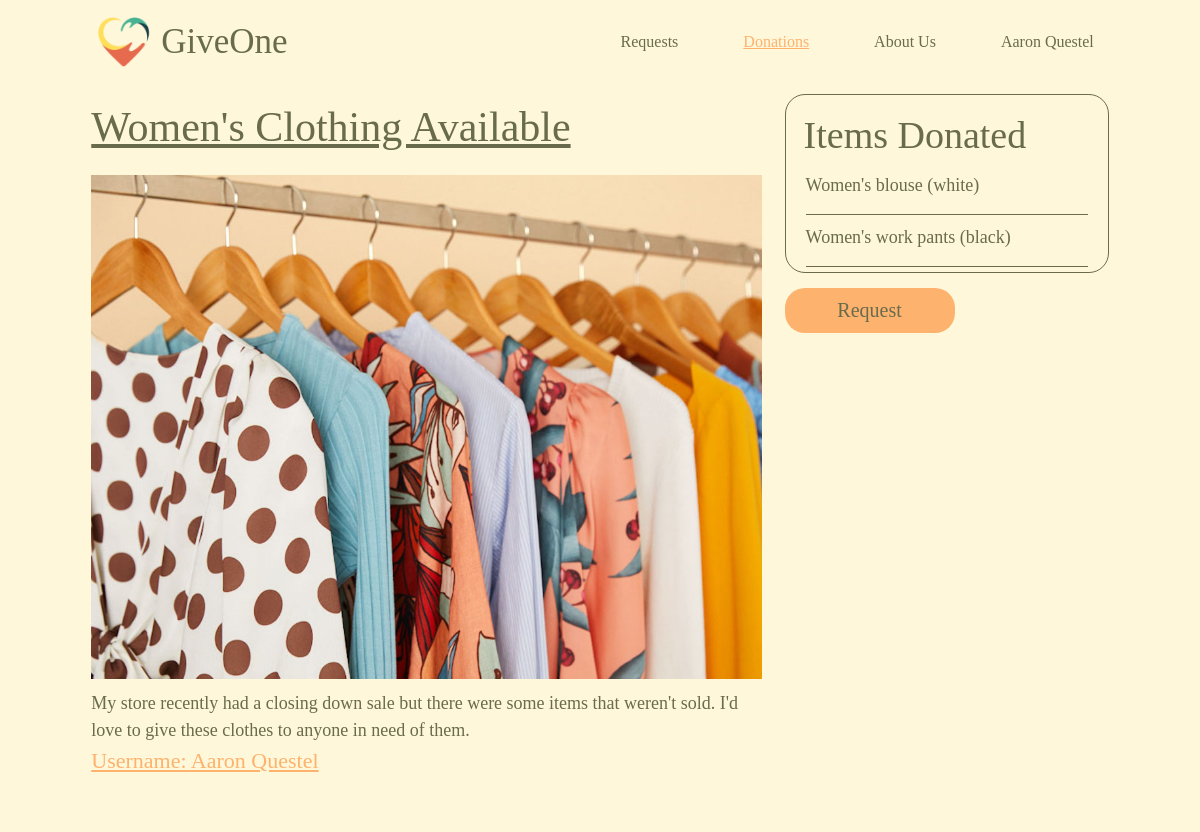
Page /donation_page/2 (signed in) on the committed database.
### models.py (models this page shows, shortened)
class User(UserMixin, db.Model):
    id = db.Column(db.Integer, primary_key=True)
    username = db.Column(db.String(80), unique=True, nullable=False)
    email = db.Column(db.String(120), unique=True, nullable=False)
    password = db.Column(db.String(120), nullable=False)
    requests = db.relationship('Requests', backref='user', lazy=True, cascade="all, delete-orphan")     #get all requests by user
    donations = db.relationship('Donations', backref='user', lazy=True, cascade="all, delete-orphan")   #get all donations for user
    uploads = db.relationship('Upload', backref='user', lazy=True, cascade="all, delete-orphan")

class Donations(db.Model):
    donid = db.Column(db.Integer, primary_key=True)
    title = db.Column(db.String(180), nullable=False)
    body = db.Column(db.String(1000), nullable=False)
    don_items = db.Column(db.String(2000), nullable=False)
    directions = db.Column(db.String(1000), nullable=False)
    note = db.Column(db.String(1000), nullable=False)
    userid  = db.Column(db.Integer, db.ForeignKey('user.id'), nullable=False)
    requested = db.Column(db.Boolean, default=False)
    requestor_username = db.Column(db.String(180), nullable=False, default="")
    requestor_email =  db.Column(db.String(180), nullable=False, default="")
    donation_image = db.relationship('Donation_Image', backref='donations', lazy=True, cascade="all, delete-orphan", uselist=False)

class Donation_Image(db.Model):
  img_id = db.Column(db.Integer, primary_key=True)
  filename = db.Column(db.String, nullable=False)
  donid = db.Column(db.Integer, db.ForeignKey('donations.donid'), nullable=False)
  def get_url(self):
    return f'/uploads/{self.filename}'

### app.py (the view)
@app.route('/donation_page/<int:id>', methods=['GET'])
@login_required
def donation_page(id):
  donation = Donations.query.filter_by(userid=current_user.id, donid=id).first()    #find that donation in  database
  if ',' in donation.don_items:
    donation.don_items = donation.don_items.split(',')     #turn string into list of items
  return render_template('donation_page.html', donation=donation)

### app.py (called while the page is built)
@login_manager.user_loader
def load_user(user_id):
    return User.query.get(user_id)

### templates/donation_page.html (shortened to what this page needs)
<!DOCTYPE html>
<html lang="en">
    <head>
        <link rel="stylesheet" href="{{ url_for('static', filename='/request_page.css') }}">
        <link rel="stylesheet" href="https://cdnjs.cloudflare.com/ajax/libs/materialize/1.0.0/css/materialize.min.css">
    </head>
    <body onload="show_toasts()">
        <div class="mycontainer">
            <div class="row">
                <nav class="col s12 nav-bar">
                    <a class="logo-div" href="{{ url_for('homepage') }}">
                        <img src="{{ url_for('static', filename='/GiveOneLogo.png') }}" alt="GiveOne logo" class="logo">
                        <h1 class="title text">GiveOne</h1>
                     </a>
                    <ul class="nav-items">
                        <li> <a class="nav-item text hide-on-med-and-down browser-default" href="{{ url_for('all_requests') }}">Requests</a> </li>
                        <li> <a class="current-page nav-item text hide-on-med-and-down" href="{{ url_for('all_donations') }}">Donations</a> </li>
                        <li> <a class="nav-item text hide-on-med-and-down" href="{{ url_for('about_us') }}">About Us</a> </li>
                        <li> <a class="profile nav-item text hide-on-med-and-down" href="{{ url_for('profile') }}">{{ current_user.username }}</a> </li>
                    </ul>
                </nav>
            </div>
        </div>
        <div class="mycontainer">
            <div class="row">
                <div class="col s12 l8 request-body">
                    <h1 class="request-title text">{{donation.title}}</h1>
                    <img src="{{ donation.donation_image.get_url() }}" class="request-image">
                    <p class="request-details text">{{donation.body}}</p>
                    <p class="profile-link text">Username: {{ donation.user.username }}</p>
                </div>
                <div class="col s12 l4 request-items">
                    <div class="border">
                        <h1 class="items-title text">Items Donated</h1>
                        <ul class="item-list">
                                <p class="item text">{{item}}</p>
                        </ul>
                    </div>
                        <button data-target="form-modal" class="button modal-trigger text">Request</button>
                </div>
            </div>
        </div>
    </body>
</html>

### static/request_page.css (style rules this page uses)
* { box-sizing: border-box; border: 0; margin: 0; padding: 0; background-color: #FFF7D9; font-family: 'Playfair Display', serif; }
.text { color: #696B4D; }
.mycontainer { margin-left: 80px; margin-right: 80px; }
.nav-bar { margin-top: 10px; width: 100vw; background-color: #FFF7D9; display: flex; flex-direction: row; box-shadow: none; }
.logo-div { display: flex; align-items: center; text-decoration: none; }
.logo { height: 50px; width: 70px; object-fit: fill; }
.title { padding: 0; margin: 0; font-size: 35px; font-weight: 400; }
.nav-items { margin-left: auto; }
.nav-item { margin-left: 35px; font-size: 16px; font-weight: 50; transition: font-size 0.2s; }
.current-page { color: #FDB26D; font-weight: 100; text-decoration: underline; }
.request-body { margin-bottom: 35px; }
.request-title { font-size: 42px; font-weight: 20; text-decoration: underline; margin-top: 10px; }
.request-image { max-width: 100%; object-fit: fill; }
.request-details { font-size: 18px; margin-top: 5px; }
.profile-link { font-size: 22px; color: #FDB26D; text-decoration: underline; }
.border { border: 0.8px #696B4D solid; border-radius: 20px; padding: 10px 10px 5px 10px; }
.items-title { margin: 10px 0px 15px 8px; font-size: 38px; }
.item { font-size: 18px; margin: 10px 5px 15px 10px; }
.button { background-color: #FDB26D; height: 45px; width: 170px; text-align: center; font-size: 20px; font-weight: 300; border-radius: 20px; font-family: 'Playfair Display', serif; margin: 15px auto 0px auto; transition: color height width box-shadow 0.2s; }

### rows in the picture
User: username "Aaron Questel", user.username "Aaron Questel"
Donations: title "Women's Clothing Available", body "My store recently had a closing down sale but there were some items that weren't sold. I'd love to give these clothes to anyone in need of them."
Donation_Image: donation_image.get_url (picture)

### other values in the picture
{{ item }} "Women's blouse (white)" "Women's work pants (black)"
